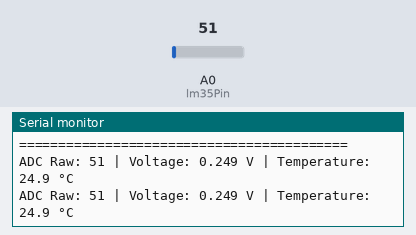
A sketch run on a simulated Arduino Uno, built with avr-gcc and run on an emulated ATmega328P. Parts: the last lines printed to the serial monitor. The inputs (shaded band) are chosen by the test bench; at power-on: A0 (lm35Pin) = 51.

Above: at 2.2 s.
2.3 s: A0 (lm35Pin) set to 61
At 3.6 s:
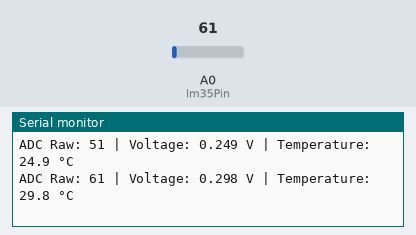
3.8 s: A0 (lm35Pin) set to 71
At 4.9 s:
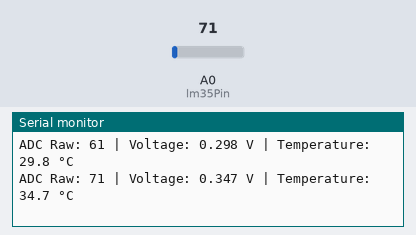
Timing chart, 0 to 6.8 s (numbered marks = the images above; inputs shaded):
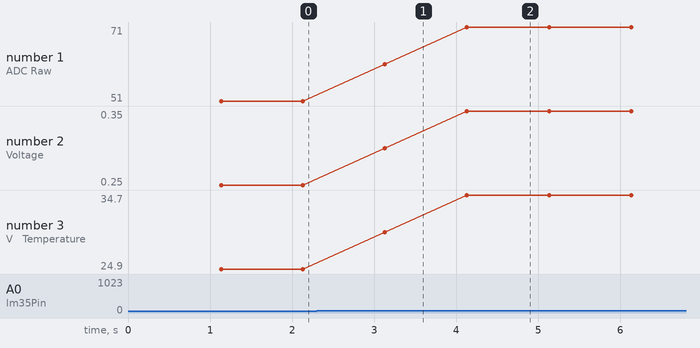

Measured:
- after the input at 2.3 s, the serial monitor: prints a new line after 0.83 s (image 1)
- after the input at 3.8 s, the serial monitor: prints a new line after 0.33 s (image 2)
- plotted number 1: 51 → 61 after the input at 2.3 s, 61 → 71 after the input at 3.8 s
- plotted number 2: 0.25 → 0.3 after the input at 2.3 s, 0.3 → 0.35 after the input at 3.8 s
- plotted number 3: 24.9 → 29.8 after the input at 2.3 s, 29.8 → 34.7 after the input at 3.8 s

The sketch:

check_lm35.ino
```cpp
/*
  =============================================================================
  [PHYCOM EXAM] 1. โค้ดตรวจสอบเซ็นเซอร์วัดอุณหภูมิ (LM35 Temperature Sensor)
  =============================================================================

  📖 คำแนะนำการต่อสาย (Wiring Instructions):
  -----------------------------------------------------------------------------
  1. หยิบเซ็นเซอร์ LM35 ขึ้นมา หัน "ด้านเรียบที่มีตัวหนังสือ LM35" เข้าหาตัวเรา
  2. จะมีขาทั้งหมด 3 ขา เรียงจาก ซ้าย ไป ขวา ดังนี้:
       - ขาที่ 1 (ซ้ายสุด)  ---> ต่อเข้าช่อง 5V บนบอร์ด Arduino
       - ขาที่ 2 (ตรงกลาง)   ---> ต่อเข้าช่อง A0 (Analog In) บนบอร์ด Arduino
       - ขาที่ 3 (ขวาสุด)   ---> ต่อเข้าช่อง GND บนบอร์ด Arduino

  ⚠️ ข้อควรระวังสูงสุด (Important Warning):
  -----------------------------------------------------------------------------
  - ห้ามต่อขากลับด้านเด็ดขาด (ห้ามต่อ 5V เข้าขาขวา หรือ GND เข้าขาซ้าย)
  - หากต่อผิด LM35 จะเกิดการลัดวงจร ตัวถังจะร้อนจัดจนลวกมือและชิปอาจไหม้ทันที!
  - แนะนำให้ใช้นิ้วสัมผัสตัวเซ็นเซอร์เบาๆ หลังเสียบไฟ ถ้าเริ่มอุ่นผิดปกติให้ถอดสายทันที

  🔍 วิธีทดสอบและตรวจสอบผลลัพธ์ (How to Test & Expected Output):
  -----------------------------------------------------------------------------
  1. เสียบสาย USB และกด Upload โค้ดลงบอร์ด
  2. เปิด Serial Monitor (มุมขวาบนของ Arduino IDE)
  3. ตั้ง Baud Rate เป็น 9600
  4. ผลลัพธ์ที่ปกติ:
       - อุณหภูมิห้องทั่วไปจะอยู่ที่ประมาณ 25.0 °C ถึง 32.0 °C
       - เมื่อใช้นิ้วมือบีบจับที่ตัวเซ็นเซอร์ LM35 อุณหภูมิจะค่อยๆ เพิ่มขึ้นเป็น 33 - 36 °C
  5. หากค่าขึ้นเป็น 0.0 °C ตลอด หรือ 100+ °C:
       - ให้ตรวจเช็คสาย A0, 5V และ GND ว่าเสียบแน่นและตรงขาหรือไม่
  =============================================================================
*/

const int lm35Pin = A0;

void setup() {
  Serial.begin(9600);
  delay(1000);
  Serial.println("==========================================");
  Serial.println("  LM35 Temperature Sensor Diagnostic Test ");
  Serial.println("==========================================");
}

void loop() {
  // อ่านค่าสัญญาณ Analog 10-bit จากขา A0 (ค่าดิบ 0 - 1023)
  int rawValue = analogRead(lm35Pin);

  // คำนวณแรงดันไฟฟ้า (Arduino Uno R4 ใช้ไฟเลี้ยง 5.0V)
  float voltage = rawValue * (5.0 / 1023.0);

  // แปลงแรงดันเป็นองศาเซลเซียส (LM35 ให้ 10 mV หรือ 0.01V ต่อ 1 °C)
  float temperatureC = voltage * 100.0;

  // แสดงผลลัพธ์ออกทาง Serial Monitor
  Serial.print("ADC Raw: ");
  Serial.print(rawValue);
  Serial.print(" | Voltage: ");
  Serial.print(voltage, 3);
  Serial.print(" V | Temperature: ");
  Serial.print(temperatureC, 1);
  Serial.println(" °C");

  delay(1000); // อ่านและแสดงผลทุกๆ 1 วินาที
}
```
